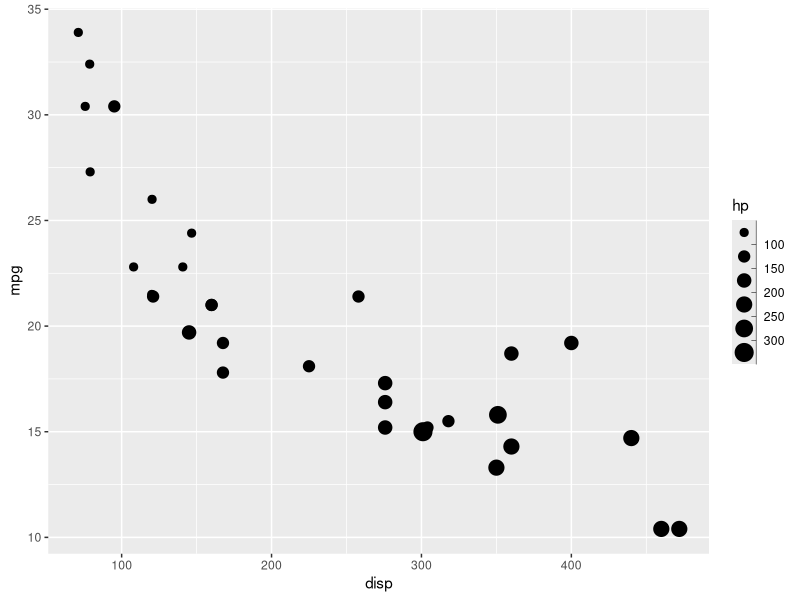
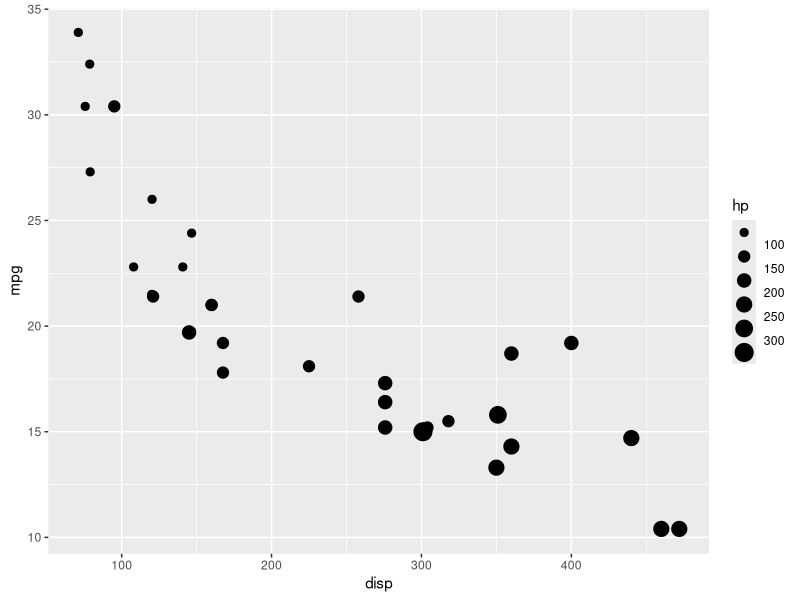
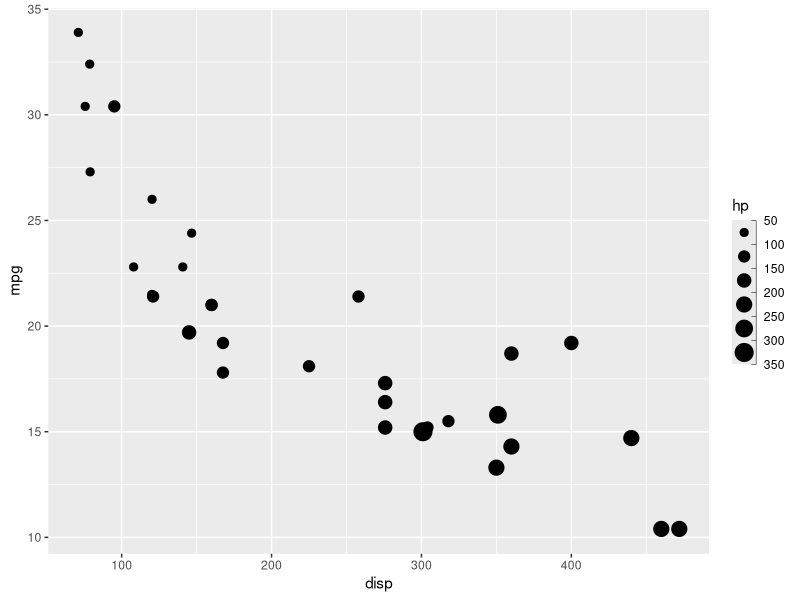
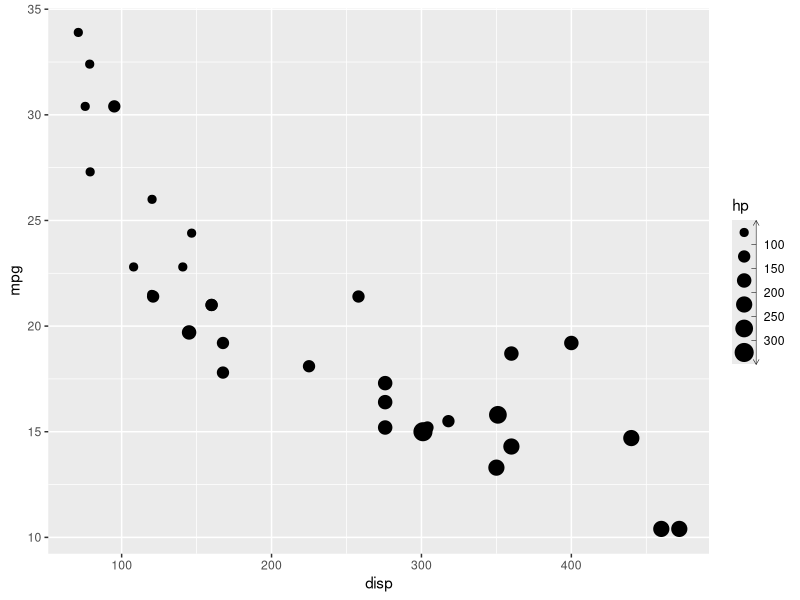
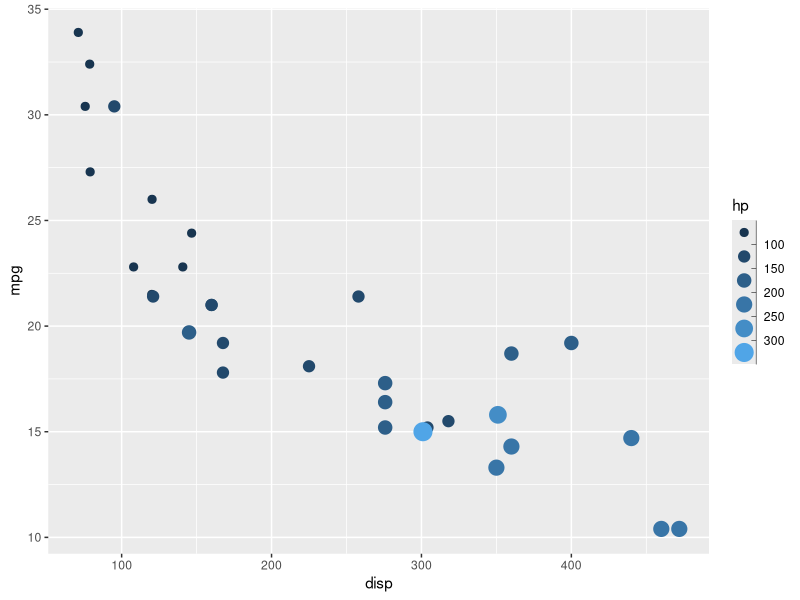

The R source for these figures, in order:
# r2py crawler metadata
# package: ggplot2
# source_type: rd_example
# topic: guide_bins.Rd
# source_file: C:\Users\bened\AppData\Local\R\win-library\4.5\ggplot2\help
# lines: 25

suppressPackageStartupMessages(library(ggplot2))
p <- ggplot(mtcars) +
  geom_point(aes(disp, mpg, size = hp)) +
  scale_size_binned()

# Standard look
p

# Remove the axis or style it
p + guides(size = guide_bins(
  theme = theme(legend.axis.line = element_blank())
))

p + guides(size = guide_bins(show.limits = TRUE))

my_arrow <- arrow(length = unit(1.5, "mm"), ends = "both")
p + guides(size = guide_bins(
  theme = theme(legend.axis.line = element_line(arrow = my_arrow))
))

# Guides are merged together if possible
ggplot(mtcars) +
  geom_point(aes(disp, mpg, size = hp, colour = hp)) +
  scale_size_binned() +
  scale_colour_binned(guide = "bins")
